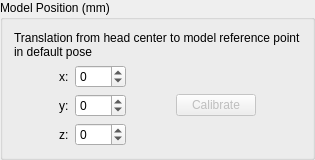
        <widget class="QGroupBox" name="groupBox_10">
         <property name="title">
          <string>Model Position (mm)</string>
         </property>
         <layout class="QVBoxLayout" name="verticalLayout_11">
          <item>
           <widget class="QLabel" name="label_59">
            <property name="text">
             <string>&lt;html&gt;&lt;head/&gt;&lt;body&gt;&lt;p&gt;Translation from head center to model reference point&lt;br/&gt; in default pose&lt;/p&gt;&lt;/body&gt;&lt;/html&gt;</string>
            </property>
           </widget>
          </item>
          <item>
           <layout class="QHBoxLayout" name="horizontalLayout_17">
            <item>
             <spacer name="horizontalSpacer_17">
              <property name="orientation">
               <enum>Qt::Horizontal</enum>
              </property>
              <property name="sizeHint" stdset="0">
               <size>
                <width>20</width>
                <height>20</height>
               </size>
              </property>
             </spacer>
            </item>
            <item>
             <layout class="QGridLayout" name="gridLayout_6">
              <item row="3" column="1">
               <widget class="QSpinBox" name="tz_spin">
                <property name="suffix">
                 <string/>
                </property>
                <property name="minimum">
                 <number>-999</number>
                </property>
                <property name="maximum">
                 <number>999</number>
                </property>
               </widget>
              </item>
              <item row="1" column="0">
               <widget class="QLabel" name="label_61">
                <property name="text">
                 <string>x:</string>
                </property>
               </widget>
              </item>
              <item row="2" column="0">
               <widget class="QLabel" name="label_62">
                <property name="text">
                 <string>y:</string>
                </property>
               </widget>
              </item>
              <item row="3" column="0">
               <widget class="QLabel" name="label_66">
                <property name="text">
                 <string>z:</string>
                </property>
               </widget>
              </item>
              <item row="2" column="1">
               <widget class="QSpinBox" name="ty_spin">
                <property name="minimum">
                 <number>-999</number>
                </property>
                <property name="maximum">
                 <number>999</number>
                </property>
               </widget>
              </item>
              <item row="1" column="1">
               <widget class="QSpinBox" name="tx_spin">
                <property name="minimum">
                 <number>-999</number>
                </property>
                <property name="maximum">
                 <number>999</number>
                </property>
               </widget>
              </item>
             </layout>
            </item>
            <item>
             <spacer name="horizontalSpacer_18">
              <property name="orientation">
               <enum>Qt::Horizontal</enum>
              </property>
              <property name="sizeHint" stdset="0">
               <size>
                <width>20</width>
                <height>20</height>
               </size>
              </property>
             </spacer>
            </item>
            <item>
             <widget class="QPushButton" name="tcalib_button">
              <property name="enabled">
               <bool>false</bool>
              </property>
              <property name="text">
               <string>Calibrate</string>
              </property>
              <property name="checkable">
               <bool>true</bool>
              </property>
             </widget>
            </item>
            <item>
             <spacer name="horizontalSpacer_19">
              <property name="orientation">
               <enum>Qt::Horizontal</enum>
              </property>
              <property name="sizeHint" stdset="0">
               <size>
                <width>20</width>
                <height>20</height>
               </size>
              </property>
             </spacer>
            </item>
           </layout>
          </item>
         </layout>
        </widget>
